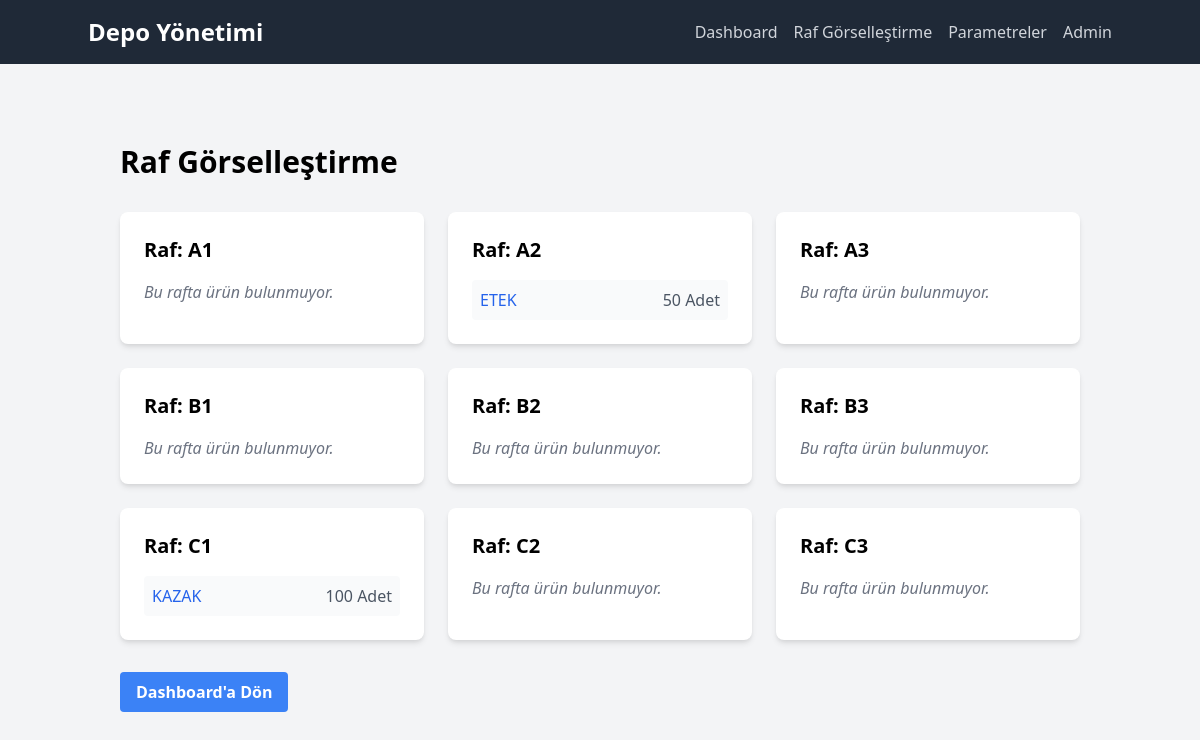
Before: /shelf_visualization/ with the older database file.
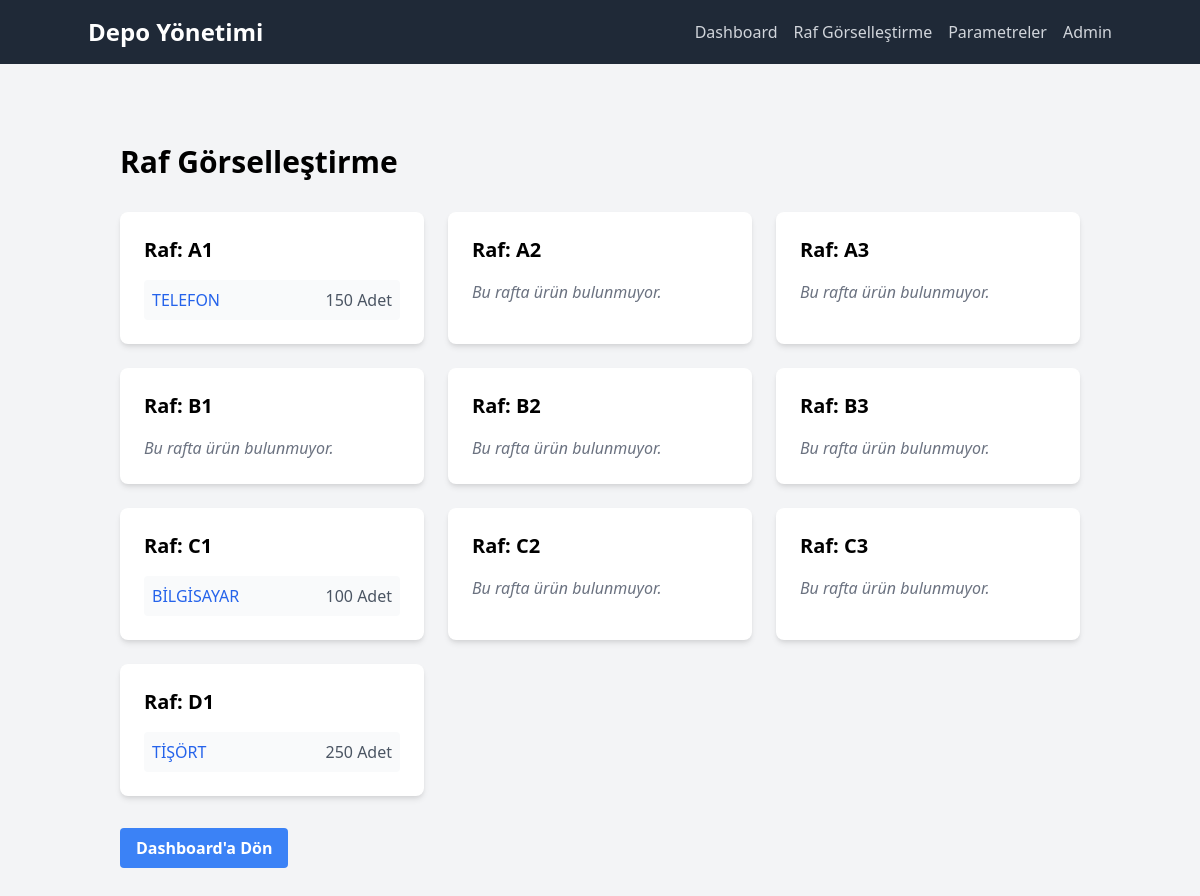
After: the same page with the newer database file.
### depo/models.py (models this page shows, shortened)
class Product(models.Model):
    name = models.CharField(max_length=200, unique=True, verbose_name="Ürün Adı")
    quantity_type = models.ForeignKey(QuantityType, on_delete=models.SET_NULL, null=True, verbose_name="Miktar Türü")
    minimum_quantity = models.IntegerField(default=0, verbose_name="Minimum Miktar")
    shelf = models.ForeignKey(Shelf, on_delete=models.SET_NULL, null=True, blank=True, verbose_name="Raf Numarası")
    class Meta:
        verbose_name = "Ürün"
        verbose_name_plural = "Ürünler"

class QuantityType(models.Model):
    name = models.CharField(max_length=50, unique=True, verbose_name="Miktar Türü")
    class Meta:
        verbose_name = "Miktar Türü"
        verbose_name_plural = "Miktar Türleri"

class Shelf(models.Model):
    name = models.CharField(max_length=50, unique=True, verbose_name="Raf Numarası")
    class Meta:
        verbose_name = "Raf"
        verbose_name_plural = "Raflar"

### depo/views.py (the view)
# urls.py: path('shelf_visualization/', views.shelf_visualization, name='shelf_visualization'),
def shelf_visualization(request):
    shelves = Shelf.objects.all().order_by('name')
    shelf_data = []
    for shelf in shelves:
        products = Product.objects.filter(shelf=shelf)
        product_data = []
        for product in products:
            total_entry = EntryTransaction.objects.filter(product=product).aggregate(total=Coalesce(Sum('quantity'), Value(0)))['total']
            total_exit = ExitTransaction.objects.filter(product=product).aggregate(total=Coalesce(Sum('quantity'), Value(0)))['total']
            current_stock = max(0, total_entry - total_exit)
            if current_stock > 0:
                product_data.append({
                    'id': product.id,
                    'name': product.name,
                    'quantity': current_stock,
                    'quantity_type': product.quantity_type.name if product.quantity_type else ''
                })
        shelf_data.append({
            'name': shelf.name,
            'products': product_data
        })
    return render(request, 'depo/shelf_visualization.html', {'shelf_data': shelf_data})

### depo/templates/depo/shelf_visualization.html (shortened to what this page needs)
{% extends 'depo/base.html' %}
{% block content %}
<div class="container mx-auto px-4 py-8">
    <h1 class="text-3xl font-bold mb-8">Raf Görselleştirme</h1>
    <div class="grid grid-cols-1 md:grid-cols-2 lg:grid-cols-3 gap-6">
        {% for shelf in shelf_data %}
        <div class="bg-white rounded-lg shadow-md p-6">
            <h2 class="text-xl font-semibold mb-4">Raf: {{ shelf.name }}</h2>
            {% if shelf.products %}
            <ul class="space-y-2">
                {% for product in shelf.products %}
                <li class="flex justify-between items-center p-2 bg-gray-50 rounded">
                    <a href="{% url 'product_detail' product.id %}" class="font-medium text-blue-600 hover:text-blue-800 hover:underline">{{ product.name }}</a>
                    <span class="text-gray-600">{{ product.quantity }} {{ product.quantity_type }}</span>
                </li>
                {% endfor %}
            </ul>
            {% else %}
            <p class="text-gray-500 italic">Bu rafta ürün bulunmuyor.</p>
            {% endif %}
        </div>
        {% endfor %}
    </div>
    <div class="mt-8">
        <a href="{% url 'dashboard' %}" class="inline-block bg-blue-500 hover:bg-blue-700 text-white font-bold py-2 px-4 rounded">
            Dashboard'a Dön
        </a>
    </div>
</div>
{% endblock %}

Changed rows visible on the page:
removed Product: name "ETEK"
removed Product: name "KAZAK"
added Product: name "TELEFON"
added Product: name "BİLGİSAYAR"
added Shelf: name "D1"
added Product: name "TİŞÖRT"
Other visible differences:
list line gone: "Bu rafta ürün bulunmuyor."
new list line: "150"
new list line: "Adet"
list line gone: "50"
new list line: "Bu rafta ürün bulunmuyor."
list line gone: "100"
new list line: "100"
list line gone: "Adet"
new list line: "Raf: 250"
